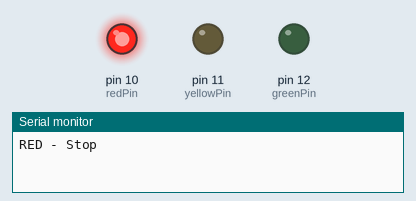
This sketch was run on a simulated Arduino Uno, built with avr-gcc and run on an emulated ATmega328P. Shown: output pins drawn as LEDs (lit = HIGH), the last lines printed to the serial monitor.

Above: at 1.5 s.
At 4.5 s:
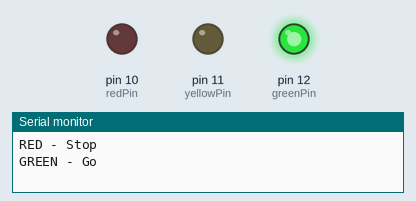
At 6.5 s:
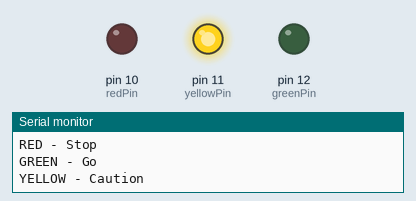
Timing chart, 0 to 9.1 s (numbered marks = the images above):
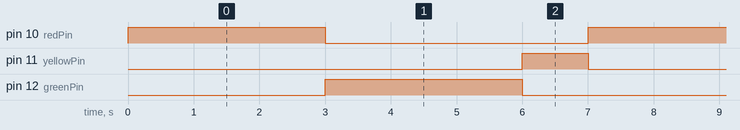

Measured:
- by itself, pin 10 (redPin), pin 12 (greenPin): alternates HIGH for 3.0 s and LOW for 4.0 s
- by itself, pin 11 (yellowPin): alternates HIGH for 1.0 s and LOW for 6.0 s
- by itself, everything shown: repeats every 7.0 s, in 4 steps

The sketch:

sketch.ino
```cpp
const int redPin = 10;
const int yellowPin = 11;
const int greenPin = 12;

void setup() {
  pinMode(redPin, OUTPUT);
  pinMode(yellowPin, OUTPUT);
  pinMode(greenPin, OUTPUT);
  Serial.begin(9600);
}

void loop() {
  // RED
  digitalWrite(redPin, HIGH);
  Serial.println("RED - Stop");
  delay(3000);
  digitalWrite(redPin, LOW);

  // GREEN
  digitalWrite(greenPin, HIGH);
  Serial.println("GREEN - Go");
  delay(3000);
  digitalWrite(greenPin, LOW);

  // YELLOW
  digitalWrite(yellowPin, HIGH);
  Serial.println("YELLOW - Caution");
  delay(1000);
  digitalWrite(yellowPin, LOW);
}
```
